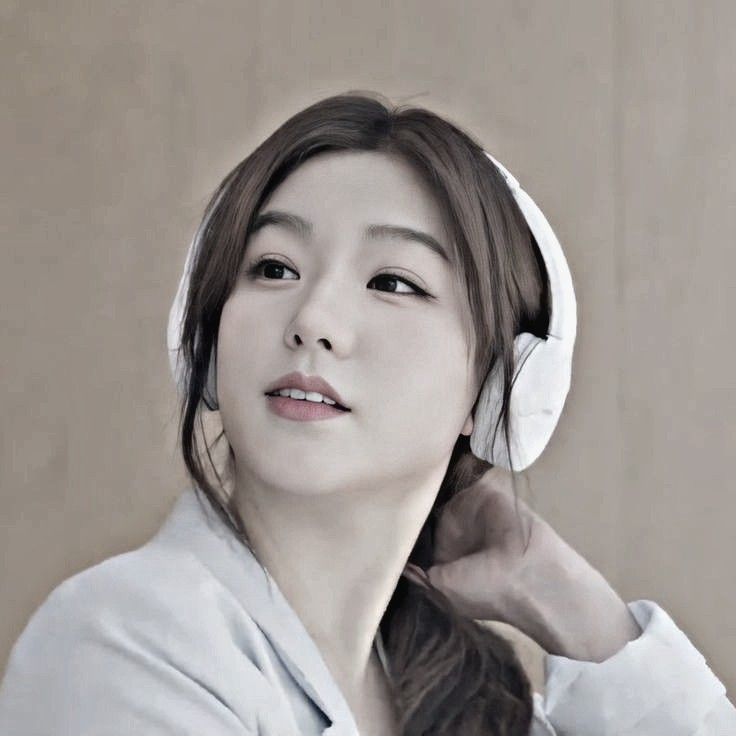
#> input picture image_dami.jpg, 736 x 736 px
$ python file_average-filter.py
#> lines starting #> are read from the running program, lines starting #| are printed output that depends on the picture
import cv2
import numpy as np
from matplotlib import pyplot as plt

# Load image
img = cv2.imread('image_dami.jpg')
#> img is the input picture: shape (736, 736, 3); mean B, G, R 146.2, 150, 156.6

# Convert image to grayscale
gray = cv2.cvtColor(img, cv2.COLOR_BGR2GRAY)

# Define kernel size for average filter
kernel_size = (5, 5)

# Apply average filter to image
blur = cv2.blur(gray, kernel_size)

# Plot original and filtered image
plt.subplot(121), plt.imshow(gray, cmap='gray')
plt.title('Original'), plt.xticks([]), plt.yticks([])
plt.subplot(122), plt.imshow(blur, cmap='gray')
plt.title('Average Filter'), plt.xticks([]), plt.yticks([])
plt.show()
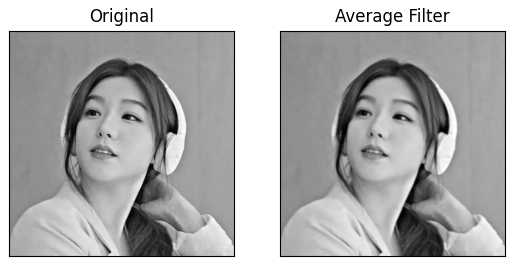
#> figure drawn by matplotlib, 2 panels

# membuat histogram
hist,bins = np.histogram(img.flatten(),256,[0,256])
#> hist = 256 values, max 32865 at index 156, min 38 at index 254, mean 6348; bins = 257 values from 0 to 256

# menampilkan histogram
plt.hist(img.flatten(),256,[0,256], color = 'orange')
plt.xlim([0,256])
plt.title('Histogram')
plt.xlabel('Intensitas Piksel')
plt.ylabel('Jumlah Piksel')
plt.show()
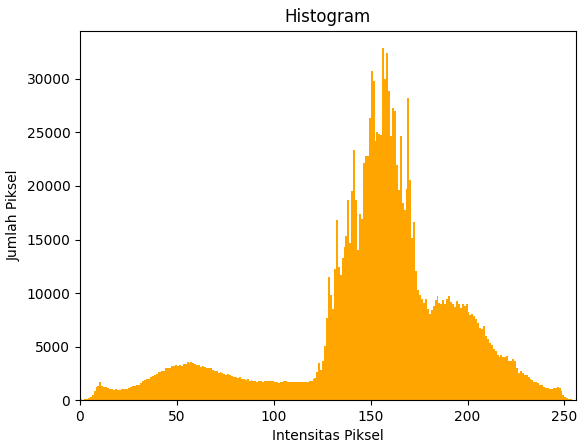
#> figure drawn by matplotlib, 1 panel; tallest bar 32865 high, from x = 156 to 157

# menunggu input keyboard
cv2.waitKey(0)
cv2.destroyAllWindows()

$ run again, with image_maudy.jpg copied over image_dami.jpg
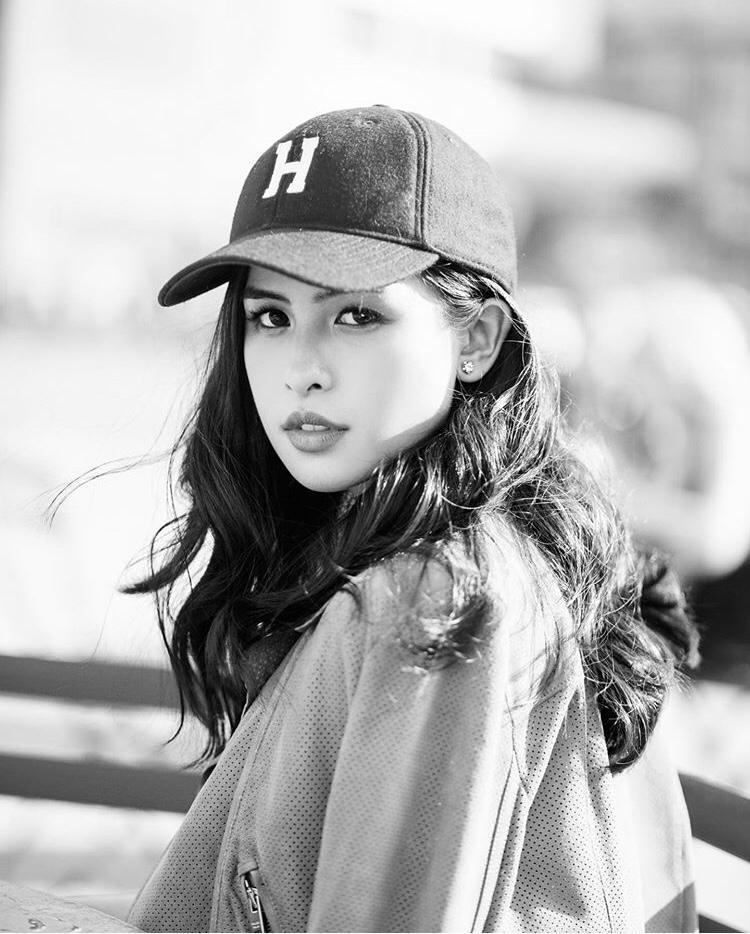
#> input picture image_maudy.jpg, 750 x 934 px
#> img is the input picture: shape (934, 750, 3); min 0, max 255, mean 179.9
#> `plt.show()`:
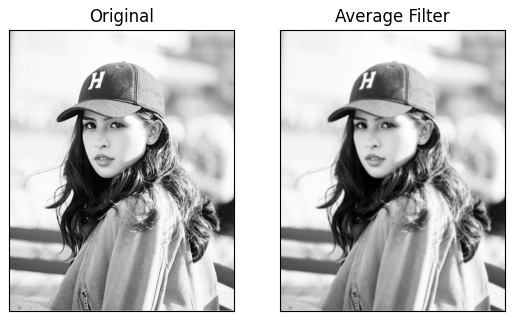
#> figure drawn by matplotlib, 2 panels
#> hist = 256 values, max 62802 at index 248, min 1359 at index 1, mean 8209; bins = 257 values from 0 to 256
#> `plt.show()`:
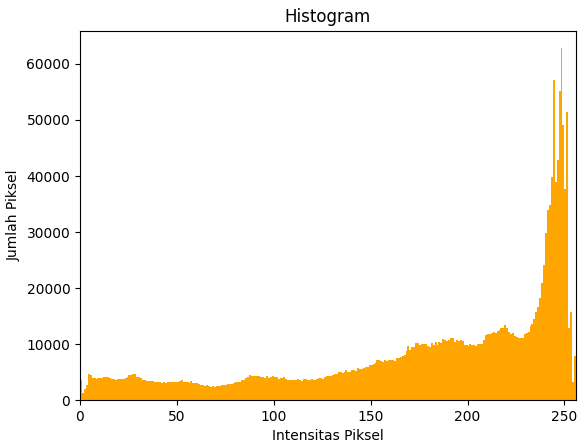
#> figure drawn by matplotlib, 1 panel; tallest bar 62802 high, from x = 248 to 249

$ run again, with image_di1.jpeg copied over image_dami.jpg
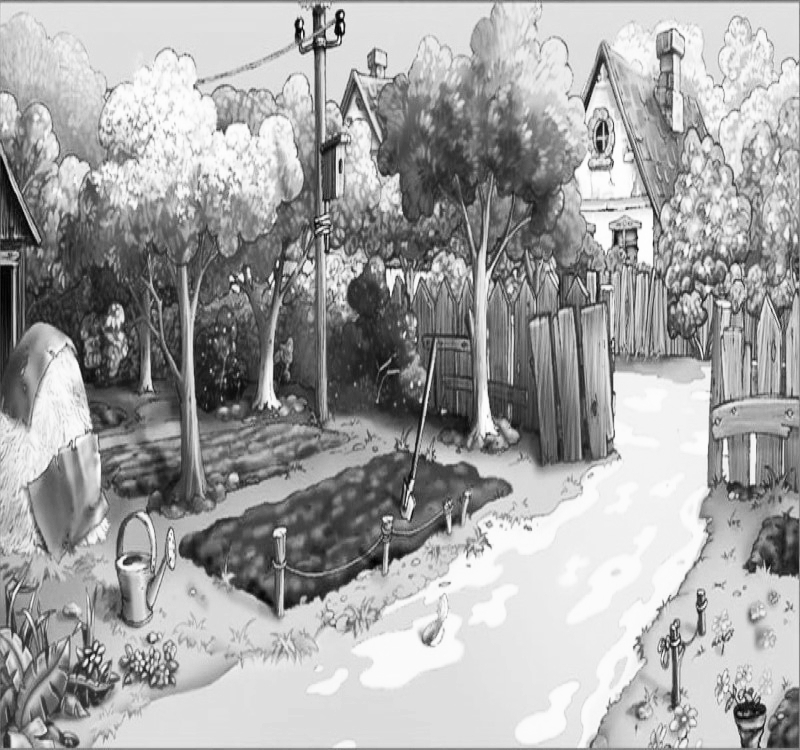
#> input picture image_di1.jpeg, 800 x 750 px
#> img is the input picture: shape (750, 800, 3); min 0, max 255, mean 164
#> `plt.show()`:
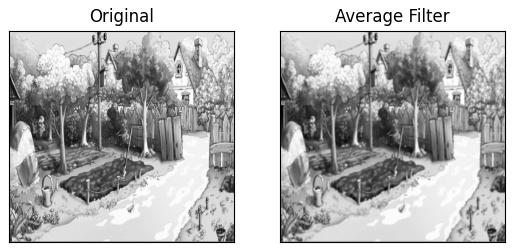
#> figure drawn by matplotlib, 2 panels
#> hist = 256 values, max 61893 at index 222, min 12 at index 0, mean 7031.2; bins = 257 values from 0 to 256
#> `plt.show()`:
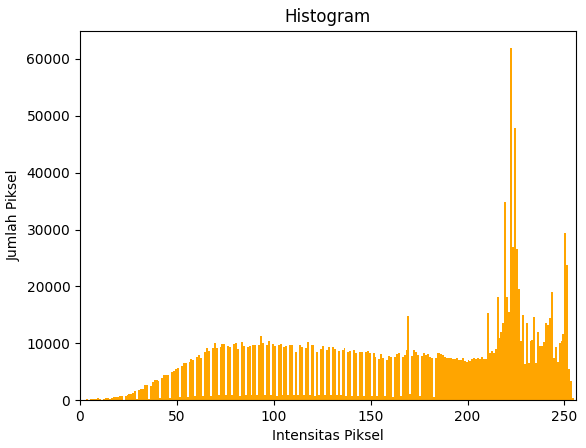
#> figure drawn by matplotlib, 1 panel; tallest bar 61893 high, from x = 222 to 223
